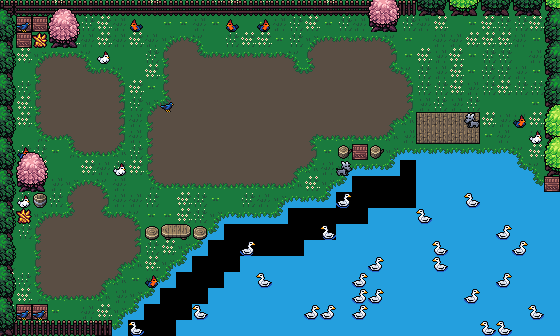

Tiled map render using the project's own tile images. Description and the map definition, with tile-layer contents summarised, below:
An orthogonal 35x21 tile map with 16x16 px tiles, 10 tile layers (dirt, dirtborder, water, grass, ...), 1 hidden layer not drawn and 14 objects (14x animal).

<map version="1.2" tiledversion="1.3.4" orientation="orthogonal" renderorder="right-down" width="35" height="21" tilewidth="16" tileheight="16" infinite="0" nextlayerid="13" nextobjectid="15">
 <tileset firstgid="1" source="FarmMap.tsx" />
 <layer id="1" name="dirt" width="35" height="21">
  <data>[735 cells, 120 non-empty, 2 distinct tile ids]</data>
 </layer>
 <layer id="6" name="dirtborder" width="35" height="21">
  <data>[735 cells, 104 non-empty, 1 distinct tile ids]</data>
 </layer>
 <layer id="2" name="water" width="35" height="21">
  <data>[735 cells, 257 non-empty, 2 distinct tile ids]</data>
 </layer>
 <layer id="9" name="watercollider" width="35" height="21" visible="0">
  <data>[735 cells, 163 non-empty, 1 distinct tile ids]</data>
 </layer>
 <layer id="3" name="grass" width="35" height="21">
  <data>[735 cells, 399 non-empty, 27 distinct tile ids]</data>
 </layer>
 <layer id="11" name="hay" width="35" height="21">
  <data>[735 cells, 21 non-empty, 8 distinct tile ids]</data>
 </layer>
 <objectgroup id="12" name="animal">
  <object id="1" name="animal" x="129" y="17" width="15" height="14" />
  <object id="2" name="animal" type="animal" x="227" y="19" width="13" height="14" />
  <object id="3" name="animal" type="animal" x="257" y="18" width="18" height="13" />
  <object id="4" name="animal" type="animal" x="98" y="49" width="11" height="14" />
  <object id="5" name="animal" type="animal" x="115" y="161" width="10" height="15" />
  <object id="6" name="animal" type="animal" x="18" y="146" width="14" height="16" />
  <object id="7" name="animal" type="animal" x="18" y="194" width="13" height="11" />
  <object id="8" name="animal" type="animal" x="129" y="321" width="14" height="12" />
  <object id="9" name="animal" type="animal" x="145" y="273" width="14" height="16" />
  <object id="10" name="animal" type="animal" x="337" y="159" width="16" height="18" />
  <object id="11" name="animal" type="animal" x="337" y="191" width="14" height="16" />
  <object id="12" name="animal" type="animal" x="465" y="113" width="16" height="16" />
  <object id="13" name="animal" type="animal" x="515" y="115" width="12" height="12" />
  <object id="14" name="animal" type="animal" x="530" y="130" width="15" height="13" />
 </objectgroup>
 <layer id="8" name="goose" width="35" height="21">
  <data>[735 cells, 127 non-empty, 19 distinct tile ids]</data>
 </layer>
 <layer id="10" name="goose 2" width="35" height="21">
  <data>[735 cells, 6 non-empty, 2 distinct tile ids]</data>
 </layer>
 <layer id="5" name="fences" width="35" height="21">
  <data>[735 cells, 33 non-empty, 5 distinct tile ids]</data>
 </layer>
 <layer id="7" name="treebottoms" width="35" height="21">
  <data>[735 cells, 52 non-empty, 12 distinct tile ids]</data>
 </layer>
 <layer id="4" name="treetops" width="35" height="21">
  <data>[735 cells, 19 non-empty, 5 distinct tile ids]</data>
 </layer>
</map>